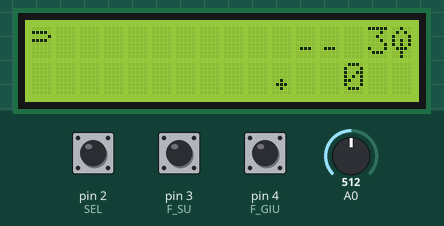
Bench run of a sketch on a simulated Arduino Uno, built with avr-gcc and run on an emulated ATmega328P. Shown: 16×2 character LCD. Inputs (shaded band) come from the test bench; at power-on: pin 4 (F_GIU) LOW, pin 3 (F_SU) LOW, pin 2 (SEL) HIGH, A0 = 512. Random numbers use the default seed unless the sketch sets one; what the sketch prints to the serial monitor is not drawn.

Above: at 1.3 s.
1.4 s: pin 4 (F_GIU) driven HIGH
At 2.2 s:
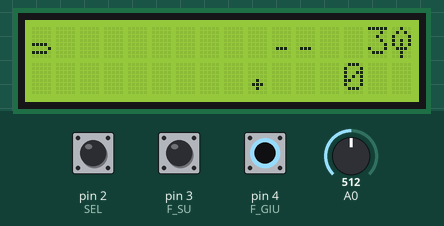
4.4 s: pin 3 (F_SU) driven HIGH
At 4.9 s:
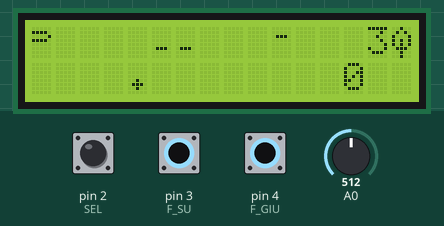
7.4 s: pin 4 (F_GIU) pulsed LOW 2 times (0.12 s each, 0.3 s apart)
At 8.3 s:
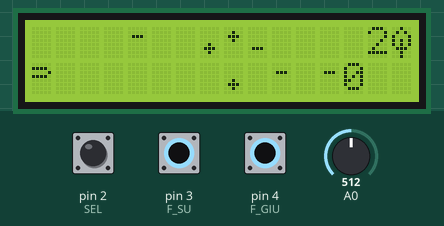
10.4 s: pin 3 (F_SU) pulsed LOW 2 times (0.12 s each, 0.3 s apart)
At 10.71 s:
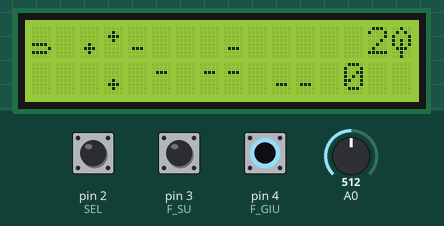
Timing chart, 0 to 10.7 s (numbered marks = the images above; inputs shaded):
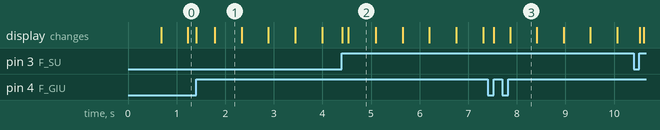

Measured:
- what the display in image 1 shows lasts 0.5 s, from 1.8 s to 2.3 s
- what the display in image 3 shows lasts 0.5 s, from 7.9 s to 8.4 s

The sketch:

_4_gioco_libi2c.ino
```cpp
#include <Wire.h>
#include <LiquidCrystal_I2C.h>

#define SEL 2
#define F_SU 3
#define F_GIU 4


LiquidCrystal_I2C lcd(0x27,16,2);

byte griglia[12][2];

int casuale=15; //"4/casuale" è la probabilità che esca qualcosa
                //più la variabile è bassa, più il gioco è difficile (perché?)
int val_piu=5;

byte corsia=0; //riga di percorrenza: si parte dall'alto
byte vite=3;
int punteggio=0;

unsigned long tempo;
int turno=500; //durata di un turno in millisecondi

bool prec_su=false;
bool prec_giu=false;


//custom characters:

uint8_t freccia_alta[8] = {0x0, 0x1e, 0x21, 0x1e, 0x0, 0x0, 0x0, 0x0};

uint8_t freccia_bassa[8] = {0x0, 0x0, 0x0, 0x0, 0x1e, 0x21, 0x1e, 0x0};

uint8_t lampadina[8] = {0x4, 0xa, 0x11, 0x15, 0x15, 0xe, 0x4, 0x4};

uint8_t piu_alto[8] = {0x0, 0x4, 0xe, 0x4, 0x0, 0x0, 0x0, 0x0};

uint8_t piu_basso[8] = {0x0, 0x0, 0x0, 0x0, 0x4, 0xe, 0x4, 0x0};

uint8_t meno_alto[8] = {0x0, 0x0, 0xe, 0x0, 0x0, 0x0, 0x0, 0x0};

uint8_t meno_basso[8] = {0x0, 0x0, 0x0, 0x0, 0x0, 0xe, 0x0, 0x0};

uint8_t vuoto[8] = {0x0, 0x0, 0x0, 0x0, 0x0, 0x0, 0x0, 0x0};

void setup() {
  lcd.init();

  // initialize LCD and set up the number of columns and rows:
  lcd.createChar(0, freccia_alta);
  lcd.createChar(1, freccia_bassa);
  lcd.createChar(2, lampadina);
  lcd.createChar(3, piu_alto);
  lcd.createChar(4, piu_basso);
  lcd.createChar(5, meno_alto);
  lcd.createChar(6, meno_basso);
  lcd.createChar(7, vuoto);
  //lcd.home();


  lcd.backlight();
  lcd.clear();

  while(digitalRead(SEL)==LOW){
    lcd.setCursor(0,0);
    lcd.print("Per iniziare");
    lcd.setCursor(0,1);
    lcd.print("premi select");
    }

  randomSeed(analogRead(A1));

  for (int k=0; k<2; k++){ //costruzione iniziale della griglia
    for (int j=0; j<12; j++) griglia[j][k]=random(casuale*2); //l'inizio è più facile
    }
  Serial.begin(9600);

  tempo=millis();

  pinMode(SEL, INPUT);
  pinMode(F_SU, INPUT);
  pinMode(F_GIU, INPUT);
}

void loop() {
  if (vite>0) {
    frecce();
    if (millis()>tempo+turno) {
      punti();
      costruttore();
      stampa();
      tempo=millis();
      }
    }
  else {
    lcd.clear();
    lcd.setCursor(0,0);
    lcd.print("GAME OVER");
    lcd.setCursor(0,1);
    lcd.print("Punteggio=");
    lcd.print(punteggio);
    delay(10000);
    }
}

void punti()
{
  switch(corsia){
    case 0:
    if (griglia[0][0]==1) punteggio+=val_piu;
    else if (griglia[0][0]==3) vite--;
    break;

    case 1:
    if (griglia[0][0]==2) punteggio+=val_piu;
    else if (griglia[0][0]==4) vite--;
    break;

    case 2:
    if (griglia[0][1]==1) punteggio+=val_piu;
    else if (griglia[0][1]==3) vite--;
    break;

    case 3:
    if (griglia[0][1]==2) punteggio+=val_piu;
    else if (griglia[0][1]==4) vite--;
    break;
    }
  }

void frecce()
{
  int lett=analogRead(A0);
  Serial.println(corsia);
  if (digitalRead(F_SU)==HIGH) {
    if (prec_su==false && corsia>0) corsia--;
    prec_su=true;
    }
  else prec_su=false;
  if (digitalRead(F_GIU)==HIGH) {
    if (prec_giu==false && corsia<3) corsia++;
    prec_giu=true;
    }
  else prec_giu=false;
  switch(corsia){
      case 0:
      lcd.setCursor(0,0);
      lcd.print((char)(char)0);
      lcd.setCursor(0,1);
      lcd.print((char)(char)7);
      break;

      case 1:
      lcd.setCursor(0,0);
      lcd.print((char)(char)1);
      lcd.setCursor(0,1);
      lcd.print((char)7);
      break;

      case 2:
      lcd.setCursor(0,1);
      lcd.print((char)0);
      lcd.setCursor(0,0);
      lcd.print((char)7);
      break;

      case 3:
      lcd.setCursor(0,1);
      lcd.print((char)1);
      lcd.setCursor(0,0);
      lcd.print((char)7);
      break;
    }
  }

void costruttore()
{
  for (int k=0; k<2; k++){
    for (int j=0; j<11; j++) griglia[j][k]=griglia[j+1][k];
    } //sposta a sinistra di 1 posto gli elementi fino a 11
  griglia[11][0]=random(casuale); //genera 2 elementi casuali per il posto 12
  griglia[11][1]=random(casuale);
  }

void stampa()
{
  for (int k=0; k<2; k++){
    for (int j=0; j<12; j++){
      lcd.setCursor(j+1, k);
        switch(griglia[j][k]){
          case 1:  //+ alto
          lcd.print((char)3);
          break;

          case 2:  //+ basso
          lcd.print((char)4);
          break;

          case 3:  //- alto
          lcd.print((char)5);
          break;

          case 4:  //- basso
          lcd.print((char)6);
          break;

          default:
          lcd.print((char)7);
          break;
        }
      }
    }

    lcd.setCursor(14,0);
    lcd.print(vite);
    lcd.print((char)2);

    lcd.setCursor(13,1);
    lcd.print(punteggio);
  }
```
